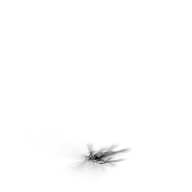
#> input picture assets/environment/stones-mistral-01/export/kepka_trawy_a_shadow.png, 192 x 192 px
$ python analyze_style.py ../../../../assets/environment/stones-mistral-01/export/kepka_trawy_a_shadow.png
#> lines starting #> are read from the running program, lines starting #| are printed output that depends on the picture
#> in analyze_reference, im is the input picture: PIL image 192x192 RGBA; mean R, G, B, A 0, 0, 0, 1.8
### .agents/skills/retro-rts-sprites/scripts/pixelcraft.py
"""Pixelcraft: original pixel-art workbench for RTS Sprite Skills v4.
Pillow only. Every operation is done at native 1x pixel resolution.
Design ideas informed by the MIT-licensed Gamezxz/pixel-art-studio project;
this file does not contain copied upstream source.
"""
from __future__ import annotations
import colorsys, json, math, os
from collections import Counter, deque
from PIL import Image, ImageDraw


def hexrgb(s):
    return tuple(int(s.lstrip('#')[i:i+2], 16) for i in (0,2,4))

# [13 lines left out: function ramp, not called in this run]

def color(s):
    if isinstance(s,str): return hexrgb(s)+(255,)
    return s if len(s)==4 else tuple(s)+(255,)

class Layered:
    def __init__(self,w,h,anchor):
        self.w,self.h=w,h; self.anchor=tuple(anchor); self.layers={}; self.order=[]
    # [8 lines left out: functions layer, composite, not called in this run]

class PixelPen:
    def __init__(self,image):self.im=image;self.draw=ImageDraw.Draw(image)
    def poly(self,points,c):self.draw.polygon([(round(x),round(y)) for x,y in points],fill=color(c))
    def rect(self,box,c):self.draw.rectangle(tuple(round(v) for v in box),fill=color(c))
    def ell(self,box,c):self.draw.ellipse(tuple(round(v) for v in box),fill=color(c))
    def line(self,points,c,width=1):self.draw.line([(round(x),round(y)) for x,y in points],fill=color(c),width=width,joint='curve')
    def px(self,x,y,c):self.draw.point((round(x),round(y)),fill=color(c))
    # [9 lines left out: function clipped_ellipse, not called in this run]


def stats(img,backgrounds=((25,27,34),(57,68,51))):
#> called with backgrounds = ((25, 27, 34), (57, 68, 51))
    im=img.convert('RGBA');p=im.load();w,h=im.size
#> after `w, h = im.size`: w = 192; h = 192
    used=Counter((r,g,b) for r,g,b,a in im.getdata() if a>=128)
#> used = {(0, 0, 0): 120}
    alpha=[a for *_,a in im.getdata()]
#> alpha = 36864 items
    edges=[]; isolated=0
    for y in range(h):
        for x in range(w):
            if p[x,y][3]<128:continue
            neighbors=[p[xx,yy][3] for xx,yy in ((x-1,y),(x+1,y),(x,y-1),(x,y+1)) if 0<=xx<w and 0<=yy<h]
            if not any(a>=128 for a in neighbors):isolated+=1
            if x==0 or y==0 or x==w-1 or y==h-1:edges.append((x,y))
#> after the loop, edges = []; isolated = 2
    return {'size':[w,h],'colors':len(used),'opaque':sum(a>=128 for a in alpha),
       'semi_alpha':sum(0<a<255 for a in alpha),'isolated':isolated,
       'edge_touch':len(edges),'top_colors':[{'rgb':list(k),'count':v} for k,v in used.most_common(12)]}

# [43 lines left out: functions frame_checks, make_atlas, save_atlas, not called in this run]

def analyze_reference(path):
    im=Image.open(path).convert('RGBA');report=stats(im)
#> after `report = stats(im)`: report = 7 items
    pixels=[(r,g,b) for r,g,b,a in im.getdata() if a>=128]
#> pixels = 120 items, first 6: (0, 0, 0), (0, 0, 0), (0, 0, 0), (0, 0, 0), (0, 0, 0), (0, 0, 0)
    def lum(c):return sum(c[i]*w for i,w in enumerate((.2126,.7152,.0722)))
    report['luminance_range']=[round(min(map(lum,pixels)),2),round(max(map(lum,pixels)),2)] if pixels else None
    hues=Counter(); luminance=[]
    for c in pixels:
        h,s,v=colorsys.rgb_to_hsv(*(x/255 for x in c));
        if s>.12:hues[round(h*12)%12]+=1
        luminance.append(v)
#> this loop made 120 passes
#> after the loop, hues = 0 items; luminance = 120 values from 0 to 0
    report['hue_groups']={str(int(k*30)):v for k,v in hues.most_common(12)}
    report['style_card_template']=['Estimate actual visible sprite size and silhouette before drawing',
      'Choose ONE palette across characters of the same faction',
      'Judge clusters and occlusion with the reference side by side',
      'Do not pretend color/hue statistics capture composition or quality']
    return report

# [9 lines left out: function clean_import, not called in this run]

### .agents/skills/retro-rts-sprites/scripts/analyze_style.py
#!/usr/bin/env python3
"""Inspect reference artwork objectively; writes report and human-fillable style card.
Requires Pillow. Does not automatically 'learn' composition, occlusion, or licensing.
"""
import argparse,sys,json
from pathlib import Path
from PIL import Image
from pixelcraft import analyze_reference
if __name__=='__main__':
    p=argparse.ArgumentParser();p.add_argument('image');p.add_argument('--out',default=None);a=p.parse_args()
    source=Path(a.image);out=Path(a.out or str(source.with_suffix(''))+'_style');out.mkdir(parents=True,exist_ok=True)
    report=analyze_reference(str(source))
#> report = 10 items
    (out/'report.json').write_text(json.dumps(report,indent=2,ensure_ascii=False),encoding='utf-8')
    im=Image.open(source).convert('RGBA');scale=max(1,min(8,768//max(im.size)))
#> after `scale = max(1, min(8, 768 // max(im.size)))`: scale = 4
    im.resize((im.width*scale,im.height*scale),Image.Resampling.NEAREST).save(out/'zoom.png')
    mask=im.getchannel('A');sil=Image.new('RGBA',im.size,(40,45,48,0));sil.paste((19,21,29,255),(0,0,im.width,im.height),mask)
#> after `mask = im.getchannel('A')`:
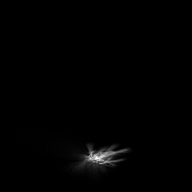
#> mask: PIL image 192x192 L; min 0, max 255, mean 1.8
    sil.resize((im.width*scale,im.height*scale),Image.Resampling.NEAREST).save(out/'silhouette.png')
    md='''# Karta stylu — {name}

Wypełnij PO obejrzeniu `zoom.png` i `silhouette.png`, nie wyłącznie na podstawie statystyk.

- Natywna rozdzielczość: {size}
- Liczba kolorów: {colors}
- Udział konturu: [ocena wizualna, nie estymować bez obrazu]
- Światło: [kierunek, stopień kontrastu]
- Sylwetka: [proporcje głowy, kończyn i sprzętu]
- Paleta/rampy: [odcień cienia i światła dla metalu, skóry, kamienia]
- Tekstura/dithering: [gdzie i jak często]
- Ankrowanie i kamera: [wybrane konwencje]

## Reguły do naśladowania

- [reguły projektowania, bez kopiowania konkretnego cudzego assetu]

## Błędy i antywzorce

- [co świadomie omijać]
'''.format(name=source.name,size=report['size'],colors=report['colors'])
    (out/'style-card.md').write_text(md,encoding='utf-8')
    print('Report written:',out)

$ run again, on assets/environment/stones-mistral-01/export/glaz_duzy.png
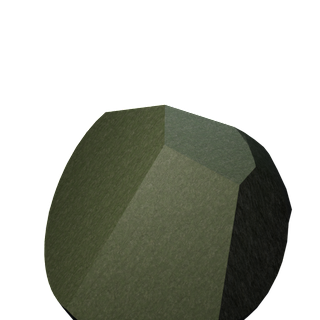
#> input picture assets/environment/stones-mistral-01/export/glaz_duzy.png, 320 x 320 px
#> in analyze_reference, im is the input picture: PIL image 320x320 RGBA; mean R, G, B, A 30.2, 32.3, 23.4, 109.7
#> used = 4982 items
#> alpha = 102400 items
#> after the loop in stats, `for y in range(h):`: edges = 172 pairs, first value 73 to 244, second value 319 to 319; isolated = 0
#> in analyze_reference, `report = stats(im)`: report = 7 items
#> pixels = 44052 items
#> the loop in analyze_reference, `for c in pixels:` made 44052 passes
#> (c, h, s, v) on passes 1 to 3: ((121, 133, 92), 0.215, 0.308, 0.522), ((99, 107, 69), 0.202, 0.355, 0.42), ((88, 98, 66), 0.219, 0.327, 0.384)
#> after the loop in analyze_reference, `for c in pixels:`: hues = {3: 12259, 2: 30281, 4: 485, 5: 9, 6: 31, 8: 8, 7: 29}; luminance = 44052 items
#> `report=analyze_reference(str(source))`: report = 10 items
#> `mask = im.getchannel('A')`:
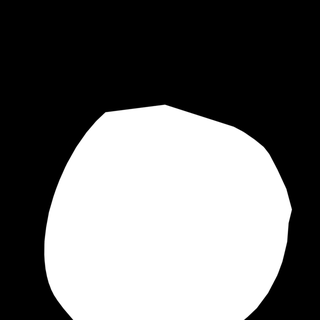
#> mask: PIL image 320x320 L; min 0, max 255, mean 109.7
#> `sil.resize((im.width*scale,im.height*scale),Image.Resampling.NEAREST)...`:
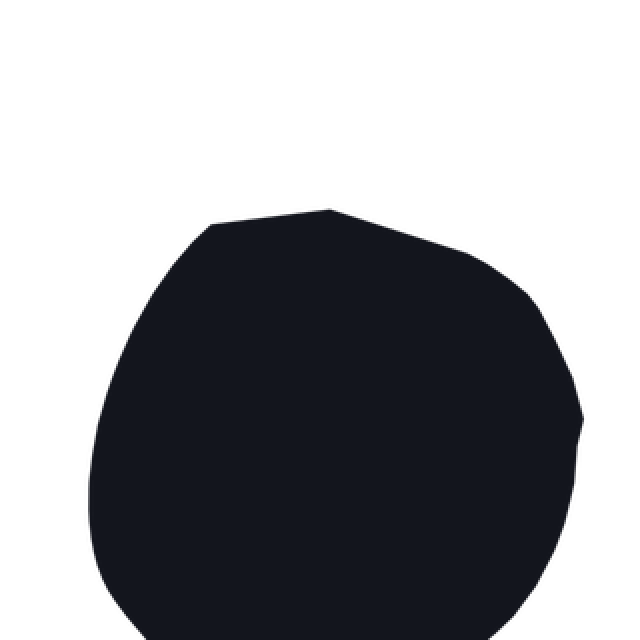
#> saved as silhouette.png: PIL image 640x640 RGBA; mean R, G, B, A 30.8, 34.4, 39.6, 109.7; transparent parts drawn white

$ run again, on assets/environment/stones-mistral-01/export/glaz_duzy_shadow.png
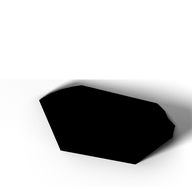
#> input picture assets/environment/stones-mistral-01/export/glaz_duzy_shadow.png, 192 x 192 px
#> in analyze_reference, im is the input picture: PIL image 192x192 RGBA; mean R, G, B, A 0, 0, 0, 59.6
#> used = {(0, 0, 0): 7781}
#> alpha = 36864 items
#> after the loop in stats, `for y in range(h):`: edges = []; isolated = 0
#> in analyze_reference, `report = stats(im)`: report = 7 items
#> pixels = 7781 items, first 6: (0, 0, 0), (0, 0, 0), (0, 0, 0), (0, 0, 0), (0, 0, 0), (0, 0, 0)
#> after the loop in analyze_reference, `for c in pixels:`: hues = 0 items; luminance = 7781 values from 0 to 0
#> `report=analyze_reference(str(source))`: report = 10 items
#> `mask = im.getchannel('A')`:
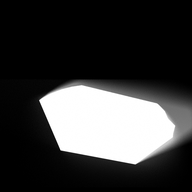
#> mask: PIL image 192x192 L; min 0, max 255, mean 59.6
#> `sil.paste((19, 21, 29, 255), (0, 0, im.width, im.height), mask)`:
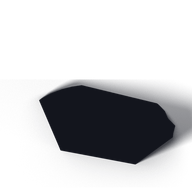
#> sil: PIL image 192x192 RGBA; mean R, G, B, A 29.2, 32.7, 38.2, 59.6; transparent parts drawn white

$ run again, on assets/environment/stones-mistral-01/export/glaz_shadow.png
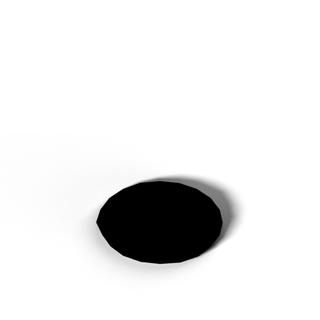
#> input picture assets/environment/stones-mistral-01/export/glaz_shadow.png, 320 x 320 px
#> in analyze_reference, im is the input picture: PIL image 320x320 RGBA; mean R, G, B, A 0, 0, 0, 22.8
#> used = {(0, 0, 0): 8713}
#> alpha = 102400 items
#> after the loop in stats, `for y in range(h):`: edges = []; isolated = 4
#> in analyze_reference, `report = stats(im)`: report = 7 items
#> pixels = 8713 items, first 6: (0, 0, 0), (0, 0, 0), (0, 0, 0), (0, 0, 0), (0, 0, 0), (0, 0, 0)
#> after the loop in analyze_reference, `for c in pixels:`: hues = 0 items; luminance = 8713 values from 0 to 0
#> `report=analyze_reference(str(source))`: report = 10 items
#> `mask = im.getchannel('A')`:
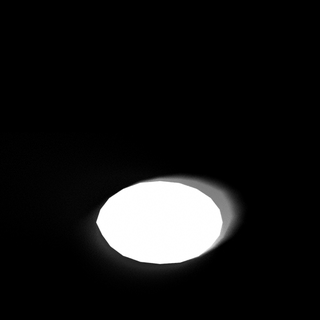
#> mask: PIL image 320x320 L; min 0, max 255, mean 22.8
#> `sil.paste((19, 21, 29, 255), (0, 0, im.width, im.height), mask)`:
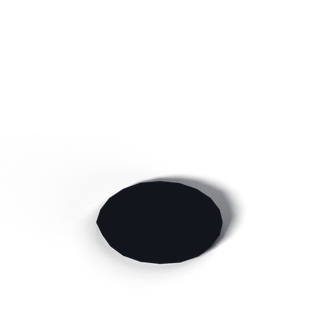
#> sil: PIL image 320x320 RGBA; mean R, G, B, A 34.5, 38.7, 43, 22.8; transparent parts drawn white
